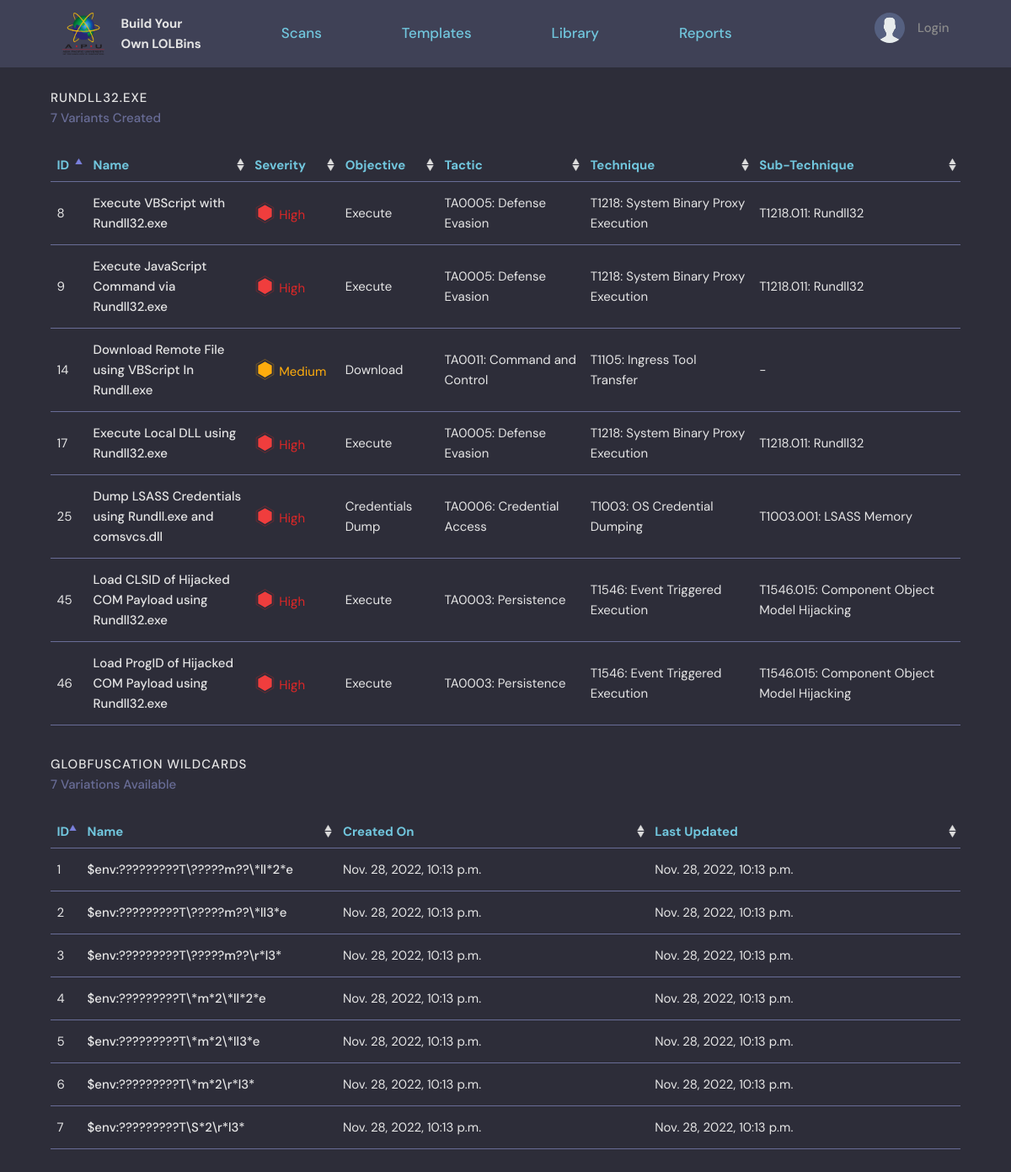
Page /variant/1/ on the committed database.
### base/models.py (models this page shows, shortened)
class Technique(models.Model):
    user = models.ForeignKey(User, on_delete=SET_NULL, null=True, verbose_name = u'Owner')
    name = models.CharField(max_length=200, default="New Binary")
    description = models.TextField(null=True, blank=True)
    updated = models.DateTimeField(auto_now=True)
    created = models.DateTimeField(auto_now_add=True)
    Objective = models.ManyToManyField(Objective, verbose_name = u'Objectives')
    APT = models.ManyToManyField(APT, blank=True, verbose_name = u'APT Groups')
    class Meta:
        verbose_name = 'LOLBin'

class Variant(models.Model):
    name = models.CharField(max_length=200, default="New Variant")
    updated = models.DateTimeField(auto_now=True)
    created = models.DateTimeField(auto_now_add=True)
    RISK = (
    ("HIGH", "HIGH"),
    ("MEDIUM", "MEDIUM"),
    ("LOW", "LOW"))
    severity = models.CharField(max_length=6, choices=RISK)
    Technique = models.ForeignKey(Technique, on_delete=CASCADE, null=True, verbose_name = u'Binary Used')
    AttackSubTechnique = models.ForeignKey(AttackSubTechnique, on_delete=SET_NULL, null=True, verbose_name = u'ATT&CK Sub-Technique')
    Objective = models.ForeignKey(Objective, on_delete=SET_NULL, null=True)
    payload = models.TextField("Generic Payload", default=None)
    defaultPayload = models.TextField("Default Payload", default=None)
    cleanup = models.TextField("Generic Cleanup", null=True, blank=True)
    defaultCleanup = models.TextField("Default Cleanup", null=True, blank=True)
    description = models.TextField(null=True, blank=True)
    detection = models.TextField("Detection Guide", null=True, blank=True)
    prevention = models.TextField("Prevention Guide", null=True, blank=True)
    mitre = models.TextField("MITRE ATT&CK", null=True, blank=True)
    lolbas = models.TextField("LOLBAS Project", null=True, blank=True)
    class Meta:
        verbose_name = 'Variant'

class Objective(models.Model):
    name = models.CharField(max_length=200)
    class Meta:
        verbose_name = 'Objective'

class AttackSubTechnique(models.Model):
    name = models.CharField(max_length=50, default="New ATT&CK Sub-Technique")
    attackid = models.CharField("ATT&CK ID", max_length=4, default=".000")
    AttackTechnique = models.ForeignKey(AttackTechnique, on_delete=SET_NULL, null=True, verbose_name = u'Parent Technique')
    class Meta:
        verbose_name = 'ATT&CK Sub-Technique'

class AttackTechnique(models.Model):
    name = models.CharField(max_length=50, default="New ATT&CK Technique")
    attackid = models.CharField("ATT&CK ID", max_length=5, default="T0000")
    AttackTactic = models.ForeignKey(AttackTactic, on_delete=SET_NULL, null=True, verbose_name = u'Parent Tactic')
    class Meta:
        verbose_name = 'ATT&CK Technique'

class AttackTactic(models.Model):
    name = models.CharField(max_length=20, default="New ATT&CK Tactic")
    attackid = models.CharField("ATT&CK ID", max_length=6, default="TA0000")
    class Meta:
        verbose_name = 'ATT&CK Tactic'

class Glob(models.Model):
    name = models.CharField(max_length=200, default=None)
    Technique = models.ForeignKey(Technique, on_delete=CASCADE, null=True)
    updated = models.DateTimeField(auto_now=True)
    created = models.DateTimeField(auto_now_add=True)
    class Meta:
        verbose_name = 'Globfuscation'

### base/views.py (the view)
# urls.py: path('variant/<str:pk>/', views.variant, name="variant"),
def variant(request, pk):
    technique = Technique.objects.get(id=pk)
    variants = technique.variant_set.all()
    variant_count = variants.count()
    globs  = technique.glob_set.all()
    glob_count = globs.count()
    context = {'technique': technique, 'variants': variants, 'variant_count': variant_count, 'globs': globs, 'glob_count': glob_count}
    return render(request, 'base/variant.html', context)

### base/templates/base/variant.html (shortened to what this page needs)
{% extends 'main.html' %}
{% block content %}
{% load static %}
<main class="layout layout--2">
  <div class="container-column">
    <div class="roomList__header">
      <div>
          <h2>{{technique.name}}.exe</h2>
          <p>{{variant_count}} Variants Created</p>
      </div>
    </div>
    <table id="variant-table" class="table">
        <thead>
            <tr>
                <th scope="col">ID</th>
                <th scope="col">Name</th>
                <th scope="col">Severity</th>
                <th scope="col">Objective</th>
                <th scope="col">Tactic</th>
                <th scope="col">Technique</th>
                <th scope="col">Sub-Technique</th>
            </tr>
        </thead>
        <tbody>
            {% if variant_count != 0 %}
                {% for variant in variants %}
                    <tr>
                        <td style="min-width: 4rem;">{{variant.id}}</td>
                        <td style="max-width: 25rem;font-weight: 500">
                            <a data-bs-toggle="offcanvas" href="#offcanvasExample{{variant.id}}">
                                {{variant.name}}
                            </a>
                        </td>
                        <td style="min-width: 10rem;">
                            {% if variant.severity == "HIGH" %}
                                <span style="color: #DD2727;">{{variant.severity|lower|title}}</span>
                            {% elif variant.severity == "MEDIUM" %}
                                <span style="color: #FFAD0D;">{{variant.severity|lower|title}}</span>
                            {% endif %}
                        </td>
                        <td style="min-width: 10rem;">{{variant.Objective.name}}</td>
                        <td>{{variant.AttackSubTechnique.AttackTechnique.AttackTactic.attackid}}: {{variant.AttackSubTechnique.AttackTechnique.AttackTactic.name}}</td>
                        <td>{{variant.AttackSubTechnique.AttackTechnique.attackid}}: {{variant.AttackSubTechnique.AttackTechnique.name}}</td>
                        <td>
                            {% if variant.AttackSubTechnique.attackid == ".000" %}
                                -
                            {% else %}
                                {{variant.AttackSubTechnique.AttackTechnique.attackid}}{{variant.AttackSubTechnique.attackid}}: {{variant.AttackSubTechnique.name}}
                            {% endif %}
                        </td>
                    </tr>
                {% endfor %}
            {% endif %}
        </tbody>
    </table>
    <br>
    <div class="roomList__header">
      <div>
          <h2>Globfuscation Wildcards</h2>
          <p>{{glob_count}} Variations Available</p>
      </div>
    </div>
    <table id="glob-table" class="table">
        <thead>
            <tr>
                <th scope="col">ID</th>
                <th scope="col">Name</th>
                <th scope="col">Created On</th>
                <th scope="col">Last Updated</th>
            </tr>
        </thead>
        <tbody>
            {% if glob_count != 0 %}
                {% for glob in globs %}
                    <tr>
                        <td style="width: 3.5rem">{{forloop.counter}}</td>
                        <td style="width: 29.5rem; font-weight: 500">{{glob.name}}</td>
                        <td>{{glob.created}}</td>
                        <td>{{glob.updated}}</td>
                    </tr>
                {% endfor %}
            {% endif %}
        </tbody>
    </table>
  </div>
</main>
{% endblock content %}

### base/static/styles/style.css (style rules this page uses)
:root { --color-main: #71c6dd; --color-main-light: #e1f6fb; --color-dark: #3f4156; --color-dark-medium: #51546e; --color-dark-light: #696d97; --color-light: #e5e5e5; --color-gray: #8b8b8b; --color-light-gray: #b2bdbd; --color-bg: #2d2d39; --color-success: #5dd693; --color-error: #fc4b0b; --color-red: hsl(0, 78%, 62%); --grayishBlue: hsl(229, 6%, 66%); }
* { font-family: "DM Sans", -apple-system, BlinkMacSystemFont, "Segoe UI", Roboto, Oxygen, Ubuntu, Cantarell, "Open Sans", "Helvetica Neue", sans-seri f; margin: 0; padding: 0; box-sizing: border-box; text-rendering: optimizeLegibility; font-size: inherit; }
html { font-size: 56.25%; }
@media only screen and (min-width: 1200px) { html { font-size: 62.5%; } }
body { line-height: 1.6; font-weight: 400; font-size: 1.5rem; color: var(--color-light-gray); background-color: var(--color-bg); min-height: 100vh; }
a { display: inline-block; color: var(--color-main); text-decoration: none; }
.container-column { max-width: 120rem; width: 90%; margin: auto; }
.layout { margin-top: 2.4rem; }
table { caption-side: bottom; border-collapse: collapse; }
.table { --bs-table-bg: transparent; --bs-table-accent-bg: transparent; --bs-table-striped-color: #212529; --bs-table-striped-bg: rgba(0, 0, 0, 0.05); --bs-table-active-color: #212529; --bs-table-active-bg: rgba(0, 0, 0, 0.1); --bs-table-hover-color: #212529; --bs-table-hover-bg: rgba(0, 0, 0, 0.075); width: 100%; margin-bottom: 1rem; color: var(--color-light); vertical-align: top; border-color: #dee2e6; }
.table > :not(caption) > * > * { padding: 0.75rem 0.75rem; vertical-align: center; background-color: var(--bs-table-bg); border-bottom-width: 1px; box-shadow: inset 0 0 0 9999px var(--bs-table-accent-bg); }
.table > tbody { vertical-align: center; }
.table > thead { vertical-align: center; border-bottom: 1.8px solid var(--color-dark-light); }
.table > thead > tr > th { text-align: left; color: var(--color-main); }
.table > tbody > tr > td { text-align: left; border-bottom: 1.8px solid var(--color-dark-light); padding-top: 1.3rem; padding-bottom: 1.3rem; vertical-align: center; }
.table > tbody > tr > td > a { color: var(--color-light); }
.table > tbody > tr > td > svg { vertical-align: text-bottom; }
.table > :not(:last-child) > :last-child > * { border-bottom-color: currentColor; }
table.dataTable thead .sorting { background: url('/static/images/sort_both.png') no-repeat center right; }
table.dataTable thead .sorting_asc { background: url('/static/images/sort_asc.png') no-repeat center right; }
.roomList__header { display: flex; justify-content: space-between; align-items: center; margin-bottom: 2.4rem; }
.roomList__header h2 { text-transform: uppercase; font-weight: 500; color: var(--color-light); letter-spacing: 1px; }
.roomList__header p { font-weight: 500; color: var(--color-dark-light); }

### rows in the picture
Technique: name "RUNDLL32"
Variant: id "8", name "Execute VBScript with Rundll32.exe", severity "High", Objective.name "Execute", AttackSubTechnique.AttackTechnique.AttackTactic.attackid "TA0005", AttackSubTechnique.AttackTechnique.AttackTactic.name "Defense Evasion", AttackSubTechnique.AttackTechnique.attackid "T1218", AttackSubTechnique.AttackTechnique.name "System Binary Proxy Execution", AttackSubTechnique.attackid ".011", AttackSubTechnique.name "Rundll32"
Variant: id "9", name "Execute JavaScript Command via Rundll32.exe", severity "High", Objective.name "Execute", AttackSubTechnique.AttackTechnique.AttackTactic.attackid "TA0005", AttackSubTechnique.AttackTechnique.AttackTactic.name "Defense Evasion", AttackSubTechnique.AttackTechnique.attackid "T1218", AttackSubTechnique.AttackTechnique.name "System Binary Proxy Execution", AttackSubTechnique.attackid ".011", AttackSubTechnique.name "Rundll32"
Variant: id "14", name "Download Remote File using VBScript In Rundll.exe", severity "Medium", Objective.name "Download", AttackSubTechnique.AttackTechnique.AttackTactic.attackid "TA0011", AttackSubTechnique.AttackTechnique.AttackTactic.name "Command and Control", AttackSubTechnique.AttackTechnique.attackid "T1105", AttackSubTechnique.AttackTechnique.name "Ingress Tool Transfer"
Variant: id "17", name "Execute Local DLL using Rundll32.exe", severity "High", Objective.name "Execute", AttackSubTechnique.AttackTechnique.AttackTactic.attackid "TA0005", AttackSubTechnique.AttackTechnique.AttackTactic.name "Defense Evasion", AttackSubTechnique.AttackTechnique.attackid "T1218", AttackSubTechnique.AttackTechnique.name "System Binary Proxy Execution", AttackSubTechnique.attackid ".011", AttackSubTechnique.name "Rundll32"
Variant: id "25", name "Dump LSASS Credentials using Rundll.exe and comsvcs.dll", severity "High", Objective.name "Credentials Dump", AttackSubTechnique.AttackTechnique.AttackTactic.attackid "TA0006", AttackSubTechnique.AttackTechnique.AttackTactic.name "Credential Access", AttackSubTechnique.AttackTechnique.attackid "T1003", AttackSubTechnique.AttackTechnique.name "OS Credential Dumping", AttackSubTechnique.attackid ".001", AttackSubTechnique.name "LSASS Memory"
Variant: id "45", name "Load CLSID of Hijacked COM Payload using Rundll32.exe", severity "High", Objective.name "Execute", AttackSubTechnique.AttackTechnique.AttackTactic.attackid "TA0003", AttackSubTechnique.AttackTechnique.AttackTactic.name "Persistence", AttackSubTechnique.AttackTechnique.attackid "T1546", AttackSubTechnique.AttackTechnique.name "Event Triggered Execution", AttackSubTechnique.attackid ".015", AttackSubTechnique.name "Component Object Model Hijacking"
Variant: id "46", name "Load ProgID of Hijacked COM Payload using Rundll32.exe", severity "High", Objective.name "Execute", AttackSubTechnique.AttackTechnique.AttackTactic.attackid "TA0003", AttackSubTechnique.AttackTechnique.AttackTactic.name "Persistence", AttackSubTechnique.AttackTechnique.attackid "T1546", AttackSubTechnique.AttackTechnique.name "Event Triggered Execution", AttackSubTechnique.attackid ".015", AttackSubTechnique.name "Component Object Model Hijacking"
Glob: name "$env:?????????T\\?????m??\\*ll*2*e", created "Nov. 28, 2022, 10:13 p.m.", updated "Nov. 28, 2022, 10:13 p.m."
Glob: name "$env:?????????T\\?????m??\\*ll3*e", created "Nov. 28, 2022, 10:13 p.m.", updated "Nov. 28, 2022, 10:13 p.m."
Glob: name "$env:?????????T\\?????m??\\r*l3*", created "Nov. 28, 2022, 10:13 p.m.", updated "Nov. 28, 2022, 10:13 p.m."
Glob: name "$env:?????????T\\*m*2\\*ll*2*e", created "Nov. 28, 2022, 10:13 p.m.", updated "Nov. 28, 2022, 10:13 p.m."
Glob: name "$env:?????????T\\*m*2\\*ll3*e", created "Nov. 28, 2022, 10:13 p.m.", updated "Nov. 28, 2022, 10:13 p.m."
Glob: name "$env:?????????T\\*m*2\\r*l3*", created "Nov. 28, 2022, 10:13 p.m.", updated "Nov. 28, 2022, 10:13 p.m."
Glob: name "$env:?????????T\\S*2\\r*l3*", created "Nov. 28, 2022, 10:13 p.m.", updated "Nov. 28, 2022, 10:13 p.m."

### other values in the picture
{{ variant_count }} "7"
{{ glob_count }} "7"
